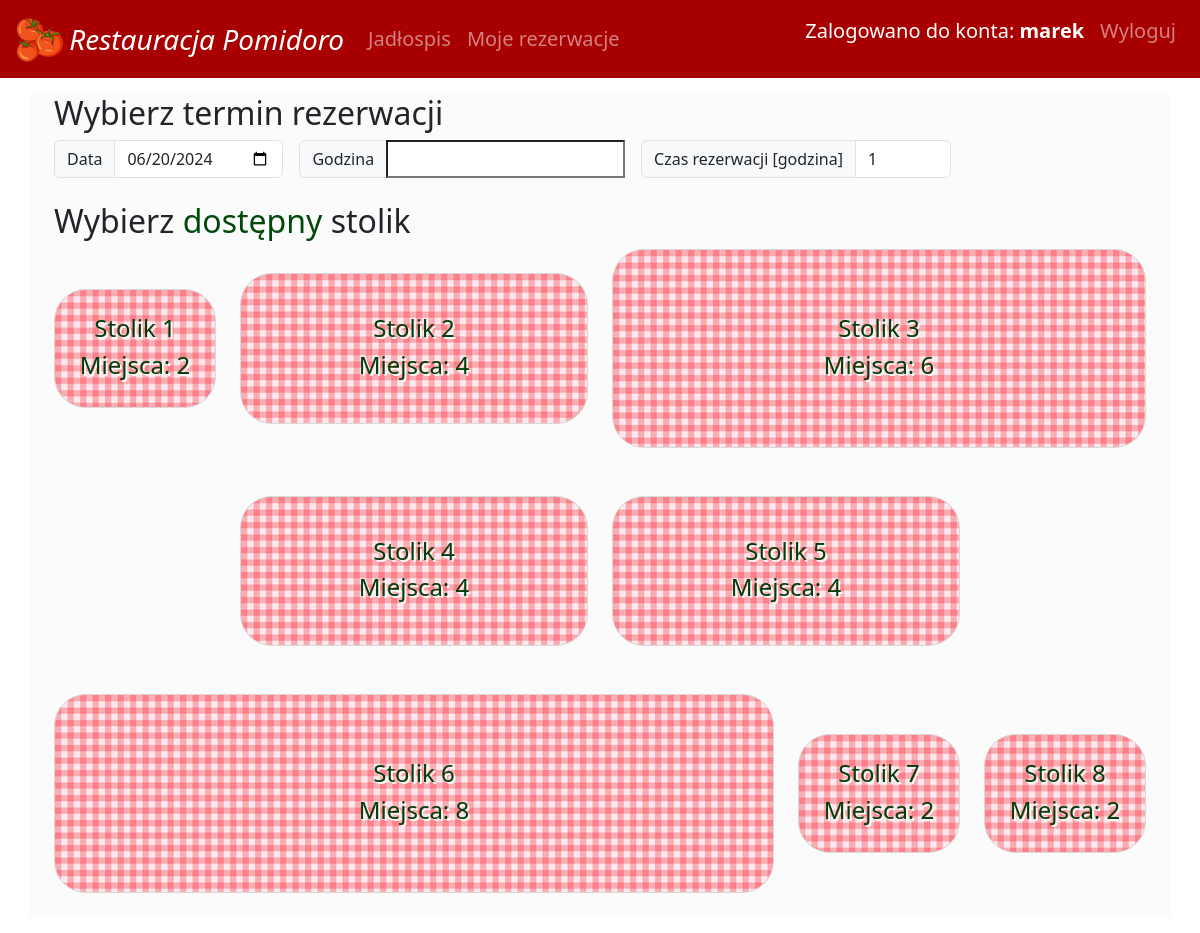
The page / (signed in) on the database its author committed.
### reserv/models.py (models this page shows, shortened)
class Table(models.Model):
    number = models.IntegerField(unique=True)
    capacity = models.IntegerField()

### reserv/views.py (the view)
# urls.py: path('', homepage, name='homepage'),
def homepage(request):
    tables = Table.objects.all()
    return render(request, 'reserv/homepage.html', {'tables': tables})

### templates/reserv/homepage.html (shortened to what this page needs)
{% extends 'reserv/template.html' %}
{% load static %}
{% block content %}
    <div class="container">
        <h2>Wybierz termin rezerwacji</h2>
        <form id="reservationForm" method="get" class="row gy-2 gx-3 align-items-center" action="{% url 'reserve_table' %}">
            <div class="col-auto">
                <div class="input-group">
                    <div class="input-group-text">Data</div>
                    <input type="date" id="datepicker" name="date" class="form-control">
                </div>
            </div>
            <div class="col-auto">
                <div class="input-group">
                    <div class="input-group-text">Godzina</div>
                    <input id="timepicker" name="time">
                </div>
            </div>
            <div class="col-auto">
                <div class="input-group">
                    <div class="input-group-text">Czas rezerwacji [godzina]</div>
                    <input type="number" id="duration" name="duration" class="form-control" min="1" max="4">
                </div>
            </div>
        </form>
        <br>
        <h2>Wybierz <span style="color:rgb(0, 73, 10);">dostępny</span> stolik</h2>
        <div class="row gy-5 justify-content-center align-items-center">
            {% for table in tables %}
                <div class="col-{% if table.capacity >= 12 %}12{% else %}{{ table.capacity }}{% endif %}">
                    <div id="table-{{ table.number }}" class="p-{% if table.capacity >= 6 %}5{% else %}{{ table.capacity }}{% endif %} text-center rounded-5 table-btn available">
                        <h4 class="p-0 mt-3 mb-1">Stolik {{ table.number }}</h4>
                        <p class="p-0 mb-3">Miejsca: {{ table.capacity }}</p>
                    </div>
                </div>
            {% endfor %}
        </div>
    </div>
    <br>
    {% endblock %}

### templates/reserv/template.html (shortened to what this page needs)
<!DOCTYPE html>
<html>
<head>
    <link href="https://stackpath.bootstrapcdn.com/bootstrap/4.5.2/css/bootstrap.min.css" rel="stylesheet">
    <link rel="stylesheet" href="https://stackpath.bootstrapcdn.com/bootstrap/4.5.2/css/bootstrap.min.css">
    <link rel="stylesheet" href="https://kendo.cdn.telerik.com/2021.3.914/styles/kendo.default-v2.min.css">
    <link href="https://cdn.jsdelivr.net/npm/bootstrap@5.3.3/dist/css/bootstrap.min.css" rel="stylesheet">
    {% load static %}
</head>
<body>
    <nav class="navbar navbar-expand-lg navbar-dark pl-3 pr-3 fs-5" style="background-color: rgb(168, 0, 0);">
        <a class="navbar-brand" href="{% url 'homepage' %}"><img src="{% static 'images/logo.png' %}" style="width: 6vh;">
            <i style="font-size: 3.5vh; vertical-align: middle;"> Restauracja Pomidoro</i></a>
        <div class="collapse navbar-collapse" id="navbarSupportedContent">
            <ul class="navbar-nav mr-auto">
                <li class="nav-item">
                    <a class="nav-link" href="{% url 'restaurant_menu' %}">Jadłospis</a>
                </li>
                <li class="nav-item">
                    <a class="nav-link" href="{% url 'reservation_user' %}">Moje rezerwacje</a>
                </li>
            </ul>
            <ul class="navbar-nav ml-auto">
                    {% if user.is_authenticated %}
                    <li class="nav-item">
                        <p class="nav-link active">Zalogowano do konta: <b>{{user.username}}</b></p>
                    </li>
                    {% endif %}
                    {% if user.is_authenticated %}
                    <li class="nav-item" style="margin: 0; padding: 0;">
                        <form action="{% url 'logout_' %}" method="post" style="margin: 0; padding: 0;">
                            <button class="btn nav-link">Wyloguj</button>
                        </form>
                    </li>
                    {% endif %}
            </ul>
        </div>
    </nav>
    <div id="bg" class="container mt-3 mb-3">
        {% block content %}{% endblock %}
    </div>
</body>
</html>

### rows shown on the page
Table: number "1", capacity "2"
Table: number "2", capacity "4"
Table: number "3", capacity "6"
Table: number "4", capacity "4"
Table: number "5", capacity "4"
Table: number "6", capacity "8"
Table: number "7", capacity "2"
Table: number "8", capacity "2"

### other values the page prints
{{ user.username }} "marek"
